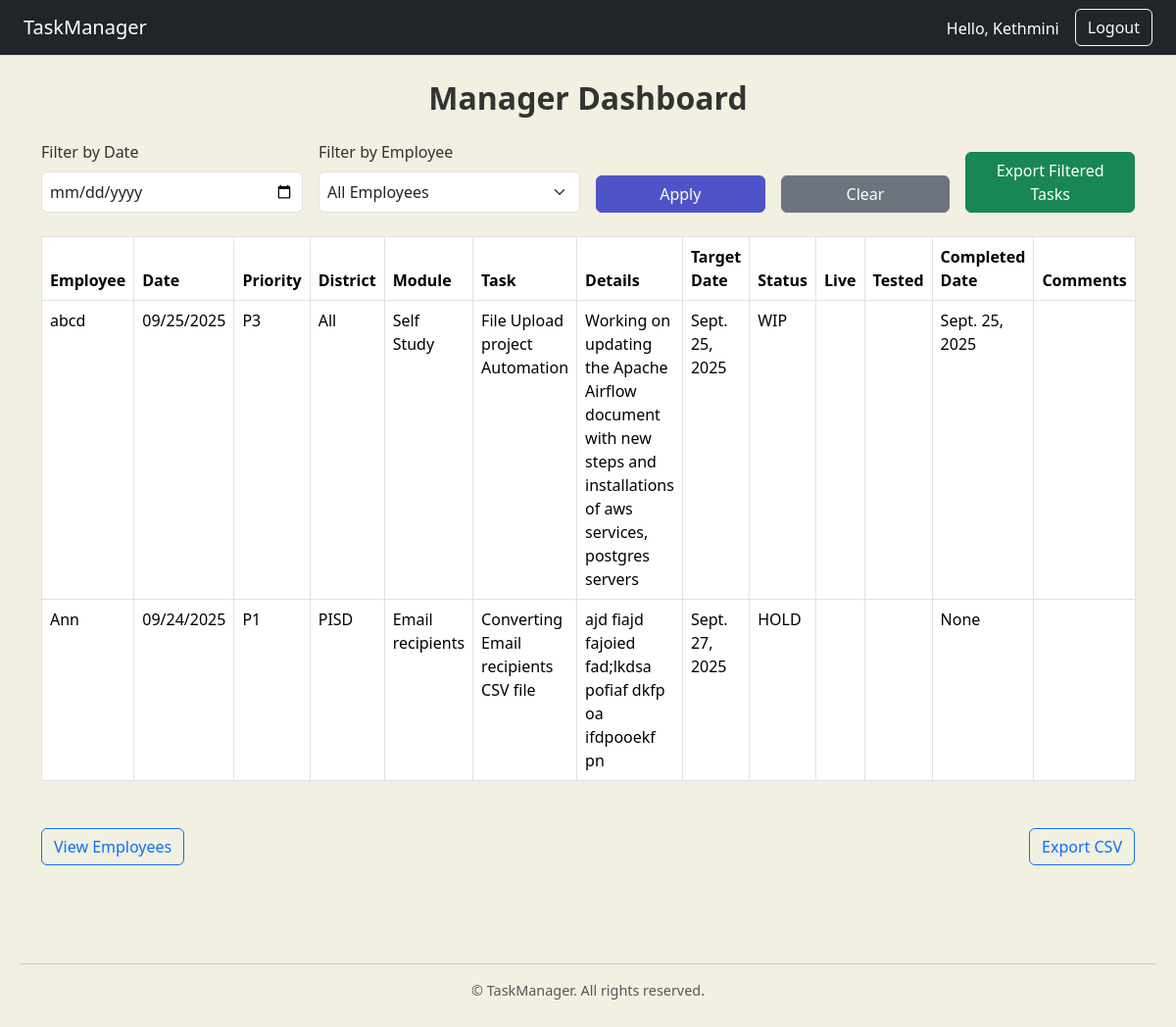
/dashboard/ (signed in), run on an earlier commit of the app's database.
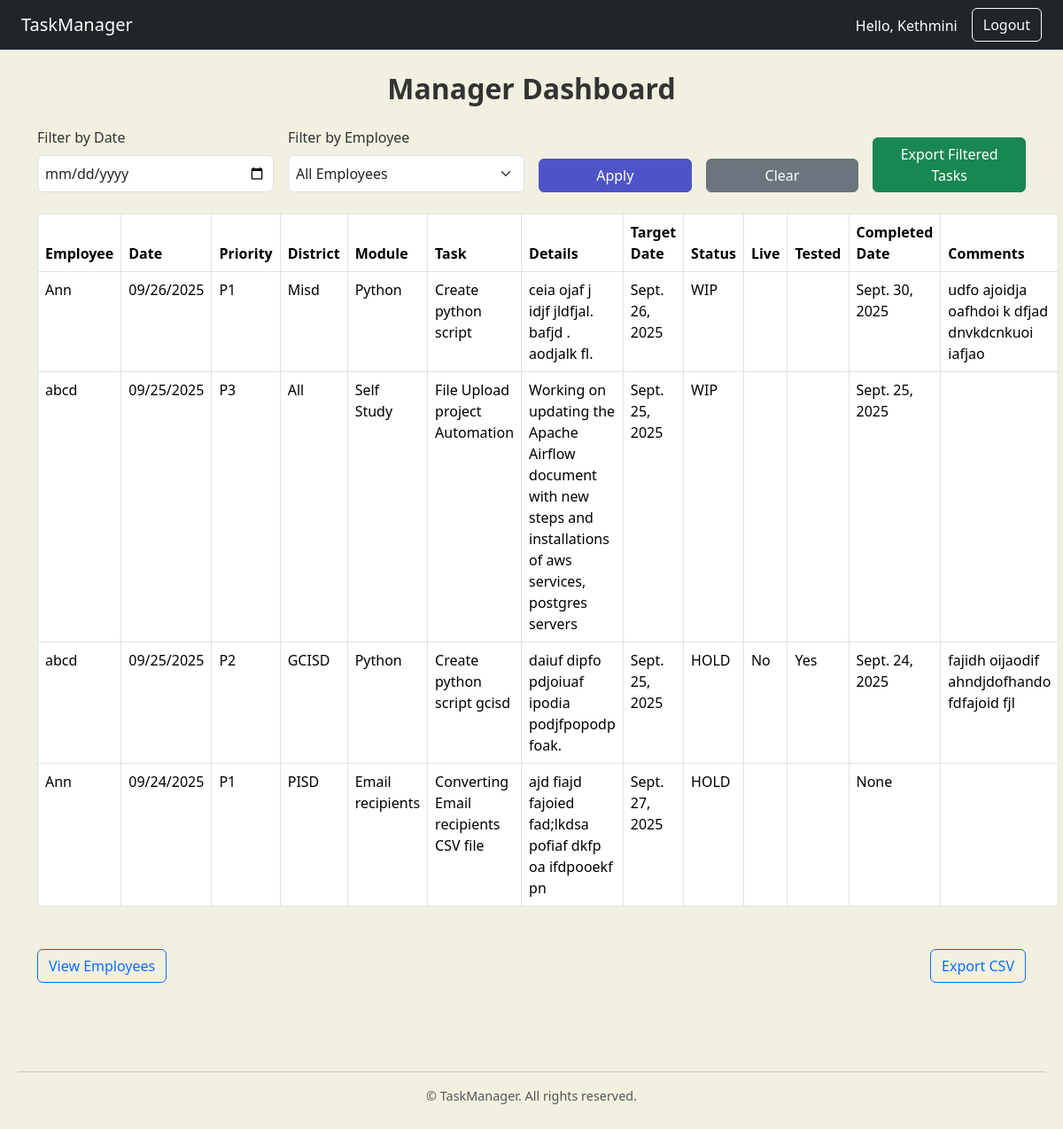
And on a later commit of the database.
### tracker/models.py (models this page shows, shortened)
class User(AbstractBaseUser, PermissionsMixin):
    first_name = models.CharField(max_length=30)
    last_name = models.CharField(max_length=30)
    office_email = models.EmailField(unique=True)
    role = models.CharField(max_length=10, choices=ROLE_CHOICES)
    is_active = models.BooleanField(default=True)
    is_staff = models.BooleanField(default=False)
    objects = UserManager()
    USERNAME_FIELD = 'office_email'
    REQUIRED_FIELDS = ['first_name', 'last_name', 'role']

class Task(models.Model):
    user = models.ForeignKey(User, on_delete=models.CASCADE)
    date = models.DateField(default=timezone.now)
    priority = models.CharField(max_length=10)
    district = models.CharField(max_length=100)
    module = models.CharField(max_length=100)
    task = models.CharField(max_length=255)
    details = models.TextField()
    target_date = models.DateField()
    status = models.CharField(max_length=10, choices=STATUS_CHOICES)
    live = models.CharField(max_length=100, blank=True)
    tested = models.CharField(max_length=100, blank=True)
    completed_date = models.DateField(null=True, blank=True)
    comments = models.TextField(blank=True)

### tracker/views.py (the view)
# urls.py: path('dashboard/', views.manager_dashboard, name='dashboard'),
@login_required
def manager_dashboard(request):
    if request.user.role != 'manager':
        return redirect('home')
    employees = User.objects.filter(role='employee').order_by('first_name')
    selected_date = request.GET.get('date')
    selected_employee = request.GET.get('employee')
    tasks = Task.objects.all().order_by('-date')
    if selected_date:
        tasks = tasks.filter(date=selected_date)
    if selected_employee:
        tasks = tasks.filter(user_id=selected_employee)
    context = {
        'tasks': tasks,
        'employees': employees,
        'selected_date': selected_date,
        'selected_employee': selected_employee,
    }
    return render(request, 'tracker/dashboard.html', context)

### tracker/templates/tracker/dashboard.html (shortened to what this page needs)
{% extends "tracker/base.html" %}
{% block content %}
<h2 class="mb-4 text-center">Manager Dashboard</h2>
<form method="get" class="row g-3 align-items-end mb-4">
    <div class="col-md-3">
        <label for="date" class="form-label">Filter by Date</label>
        <input type="date" name="date" id="date" class="form-control" value="{{ selected_date }}">
    </div>
    <div class="col-md-3">
        <label for="employee" class="form-label">Filter by Employee</label>
        <select name="employee" id="employee" class="form-select">
            <option value="">All Employees</option>
        </select>
    </div>
    <div class="col-md-2">
        <button type="submit" class="btn btn-primary w-100">Apply</button>
    </div>
    <div class="col-md-2">
        <a href="{% url 'dashboard' %}" class="btn btn-secondary w-100">Clear</a>
    </div>
    <div class="col-md-2">
        <a class="btn btn-success w-100" href="{% url 'export_csv' %}?{% if selected_date %}date={{ selected_date }}&{% endif %}{% if selected_employee %}employee={{ selected_employee }}{% endif %}">
            Export Filtered Tasks
        </a>
    </div>
</form>
<table class="table table-hover table-bordered">
    <thead>
        <tr>
            <th>Employee</th>
            <th>Date</th>
            <th>Priority</th>
            <th>District</th>
            <th>Module</th>
            <th>Task</th>
            <th>Details</th>
            <th>Target Date</th>
            <th>Status</th>
            <th>Live</th>
            <th>Tested</th>
            <th>Completed Date</th>
            <th>Comments</th>
        </tr>
    </thead>
    <tbody>
        {% for task in tasks %}
        <tr>
            <td>{{ task.user.first_name }}</td>
            <td>{{ task.date|date:"m/d/Y" }}</td>
            <td>{{ task.priority }}</td>
            <td>{{ task.district }}</td>
            <td>{{ task.module }}</td>
            <td>{{ task.task }}</td>
            <td>{{ task.details }}</td>
            <td>{{ task.target_date }}</td>
            <td>{{ task.status }}</td>
            <td>{{ task.live }}</td>
            <td>{{ task.tested }}</td>
            <td>{{ task.completed_date }}</td>
            <td>{{ task.comments }}</td>
        </tr>
        {% empty %}
        <tr>
            <td colspan="7">No tasks submitted today.</td>
        </tr>
        {% endfor %}
    </tbody>
</table>
<div class="d-flex justify-content-between align-items-center mt-5">
    <a class="btn btn-outline-primary mb-3"
    href="{% url 'employee_list' %}">
    View Employees
    </a>
    <a class="btn btn-outline-primary mb-3"
    href="{% url 'export_csv' %}">
    Export CSV
    </a>
</div>
{% endblock %}

### tracker/templates/tracker/base.html (shortened to what this page needs)
{% load static %}
<!DOCTYPE html>
<html lang="en">
<head>
    {% load static %}
    <link href="https://cdn.jsdelivr.net/npm/bootstrap@5.3.3/dist/css/bootstrap.min.css" rel="stylesheet">
    <link rel="stylesheet" href="{% static 'tracker/styles.css' %}">
</head>
<body>
    <nav class="navbar navbar-expand-lg navbar-dark bg-dark px-4">
        {% if user.is_authenticated %}
            {% if user.role == "manager" %}
                <a class="navbar-brand" href="{% url 'dashboard' %}">TaskManager</a>
            {% else %}
                <a class="navbar-brand" href="{% url 'submit' %}">TaskManager</a>
            {% endif %}
        {% else %}
            <a class="navbar-brand" href="{% url 'home' %}">TaskManager</a>
        {% endif %}
        <div class="collapse navbar-collapse justify-content-end" id="navbarNav">
            <ul class="navbar-nav">
                {% if user.is_authenticated %}
                    <li class="nav-item me-3 mt-2 text-white">
                        Hello, {{ user.first_name }}
                    </li>
                    <li class="nav-item">
                        <a class="btn btn-outline-light" href="{% url 'logout' %}">Logout</a>
                    </li>
                {% endif %}
            </ul>
        </div>
    </nav>
    <div class="container mt-4 mb-5">
        {% block content %}
        {% endblock %}
    </div>
    <footer class="text-center text-muted mb-3">
        <hr>
        <p>© {{ now|date:"Y" }} TaskManager. All rights reserved.</p>
    </footer>
</body>
</html>

### tracker/static/tracker/styles.css (style rules this page uses)
body { font-family: 'Segoe UI', sans-serif, 'Poppins'; background-color: #f1f0e1; color: #333; }
h1, h2, h3 { font-weight: 600; }
.btn-primary { background-color: #4e54c8; border-color: #4e54c8; }
.navbar { border-bottom: 1px solid #ddd; }
.table { background-color: white; }
input.form-control, textarea.form-control, select.form-select { border-radius: 6px; padding: 8px; }
footer { text-align: center; margin-top: 40px; padding: 20px; font-size: 0.9rem; color: #666; }
label { font-weight: 500; }

What changed in the data, as far as the page shows it:
added Task: user.first_name "Ann", date "09/26/2025", priority "P1", district "Misd", module "Python", task "Create python script", details "ceia ojaf j idjf jldfjal. bafjd . aodjalk fl.", target_date "Sept. 26, 2025", status "WIP", completed_date "Sept. 30, 2025", comments "udfo ajoidja oafhdoi k dfjad dnvkdcnkuoi iafjao"
added Task: user.first_name "abcd", date "09/25/2025", priority "P2", district "GCISD", module "Python", task "Create python script gcisd", details "daiuf dipfo pdjoiuaf ipodia podjfpopodp foak.", target_date "Sept. 25, 2025", status "HOLD", live "No", tested "Yes", completed_date "Sept. 24, 2025", comments "fajidh oijaodif ahndjdofhando fdfajoid fjl"
